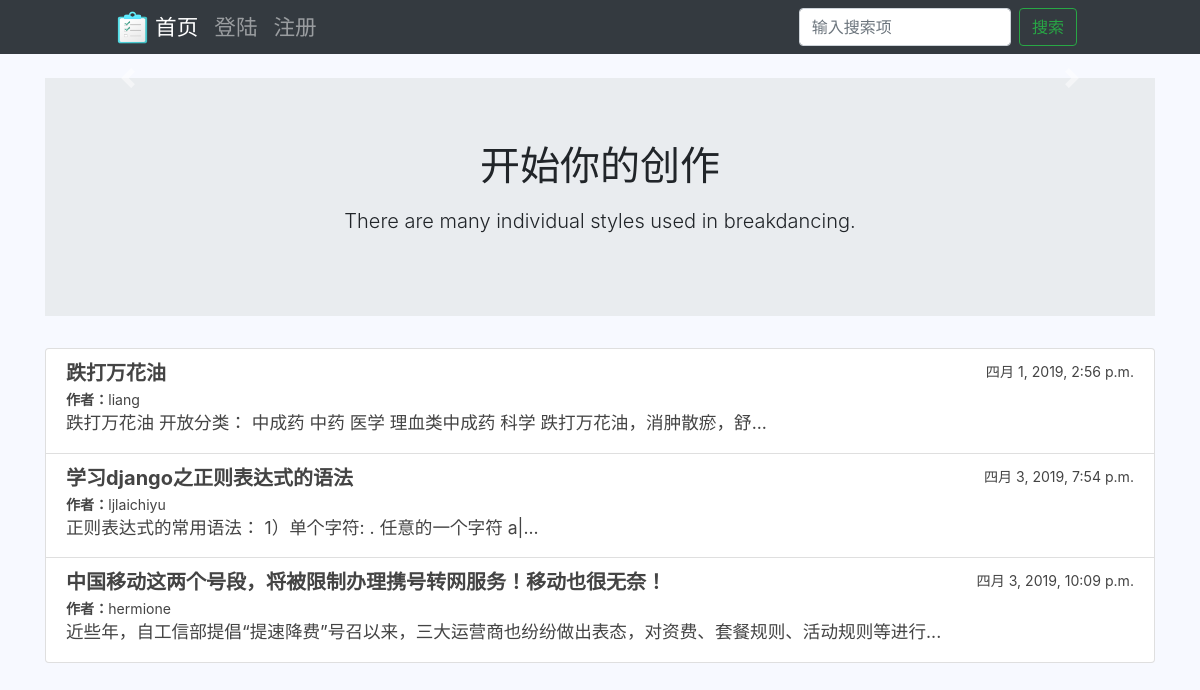
The app's page /, older data.
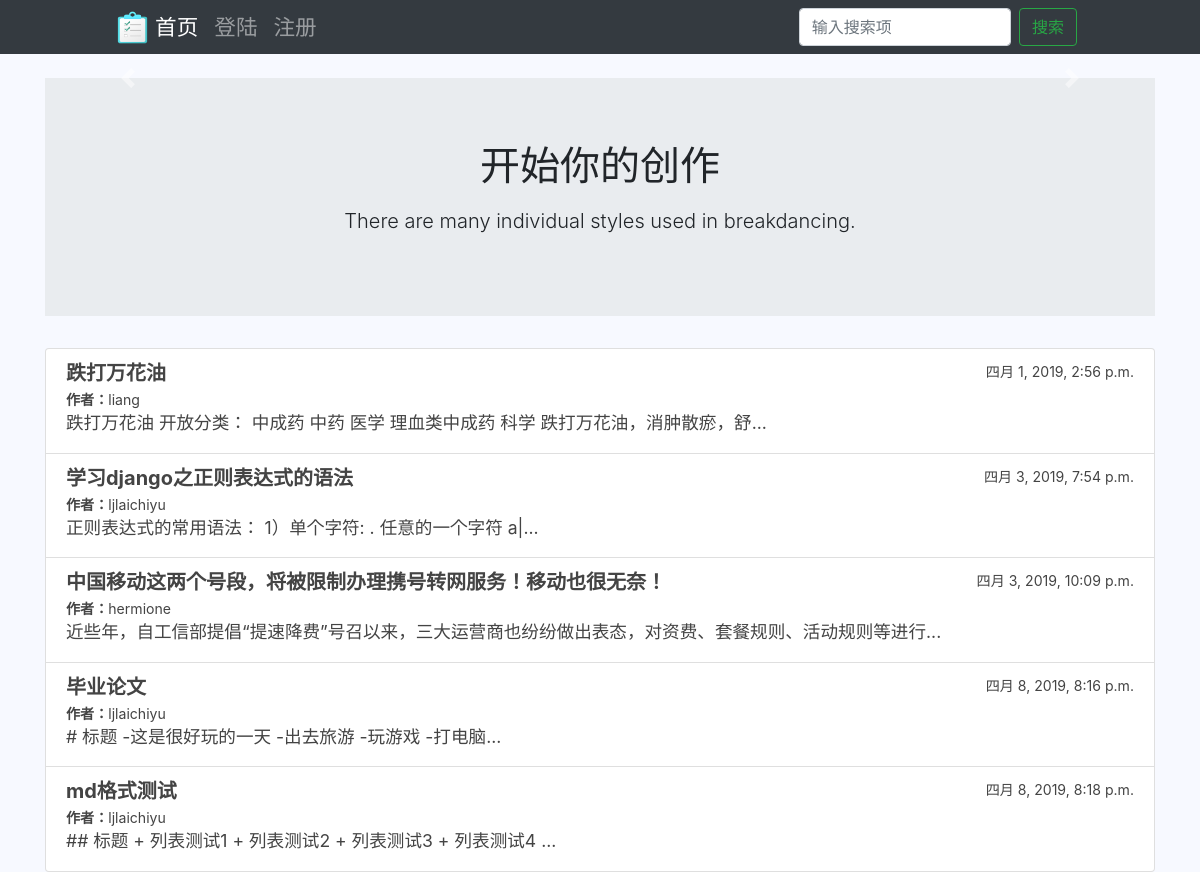
The same page, newer data.
### pblog/models.py (models this page shows, shortened)
class MARTICLE(models.Model):
    writer = models.ForeignKey(User, related_name='article_writer', on_delete=models.CASCADE)
    title = models.CharField(max_length=500)
    content = models.CharField(blank=True, null=True, max_length=1000)
    ctime = models.DateTimeField(auto_now_add=True)
    audit = models.BooleanField(default=False)
    class Meta:
        verbose_name = 'MARTICLE'
        verbose_name_plural = 'MARTICLEs'

### pblog/views.py (the view)
# urls.py: path('',views.mhome,name='home'),
def mhome(request):
    allarticles = MARTICLE.objects.all()
    content = {'allarticles':allarticles}
    return render(request,'pblog/home.html',content)

### pblog/templates/pblog/home.html (shortened to what this page needs)
{% extends 'pblog/base.html' %}
{% load static %}
{% block css %}{% static 'pblog/css/home.css' %}{% endblock css %}
{% block main %}
<div id="carouselExampleControls" class="carousel slide text-center" data-ride="carousel">
<a class="carousel-control-prev" href="#carouselExampleControls" role="button" data-slide="prev">
    <span class="carousel-control-prev-icon" aria-hidden="true"></span>
</a>
<a class="carousel-control-next" href="#carouselExampleControls" role="button" data-slide="next">
    <span class="carousel-control-next-icon" aria-hidden="true"></span>
</a>
</div>
    <div class="jumbotron jumbotron-fluid">
    <div class="container text-center">
      {% if user.is_authenticated %}
      <h1 class="display-8"><p  data-toggle="modal" data-target="#exampleModal" data-whatever="@mdo">开始你的创作</p></h1>
      {% else %}
      <h1 class="display-8"><p>开始你的创作</p></h1>
      {% endif %}
        <p class="lead">There are many individual styles used in breakdancing.</p>
    </div>
    </div>
    <div class="list-group">
        {% for article in allarticles %}
        {% if article.audit %}
          <a href="{% url 'pblog:detail' article.id %}" class="list-group-item list-group-item-action">
        <div class="d-flex w-100 justify-content-between">
        <h5 class="mb-1"><strong>{{article.title}}</strong></h5>
        <small>{{article.ctime}}</small>
        </div>
        <div class="d-flex w-100 justify-content-between">
        <small><strong>作者：</strong>{{article.writer.username}}</small>
        </div>
        <p class="mb-1 articleshortcontent">{{article.content|slice:'50'}}...</p>
    </a>
        {% endif %}
        {% endfor %}
    </div>
{% endblock main %}

Row changes from the older to the newer data that the page shows:
added MARTICLE: title "毕业论文", ctime "四月 8, 2019, 8:16 p.m.", writer.username "ljlaichiyu", content "# 标题 -这是很好玩的一天 -出去旅游 -玩游戏 -打电脑"
added MARTICLE: title "md格式测试", ctime "四月 8, 2019, 8:18 p.m.", writer.username "ljlaichiyu", content "## 标题 + 列表测试1 + 列表测试2 + 列表测试3 + 列表测试4"
